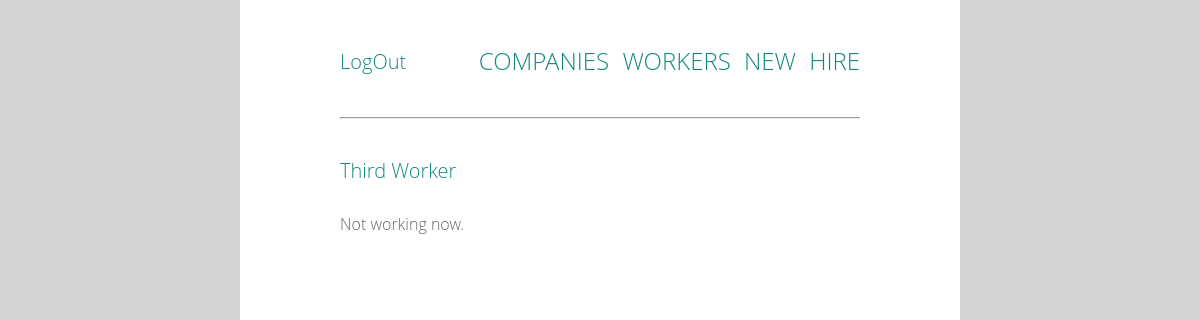
Page /workers/3/ (signed in) on the earlier database version.
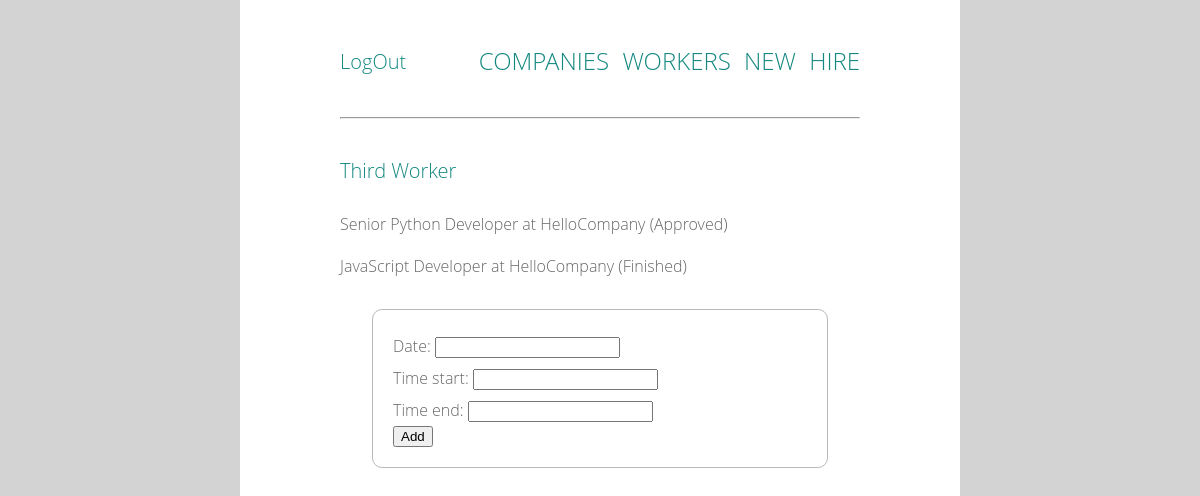
Same page on the later database version.
### work/models.py (models this page shows, shortened)
class WorkPlace(models.Model):
    manager = models.ForeignKey(
        Manager, related_name='workplaces', on_delete=models.CASCADE)
    STATUS_CHOICES = (
        (NEW, 'New'),
        (APPROVED, 'Approved'),
        (CANCELLED, 'Cancelled'),
        (FINISHED, 'Finished'),
    )
    status = models.IntegerField(choices=STATUS_CHOICES, default=NEW)
    work = models.ForeignKey(
        Work, related_name='workplaces', on_delete=models.CASCADE)
    worker = models.ForeignKey(
        Worker, related_name='workplaces', on_delete=models.CASCADE)
    week_limit = models.IntegerField(default=40)
    class Meta:
        unique_together = ['work', 'worker']
        ordering = ['status', '-id']
        permissions = (
            ('can_hire', 'Can hire workers'),
        )

class Work(models.Model):
    company = models.ForeignKey(
        Company, related_name='works', on_delete=models.CASCADE)
    name = models.CharField(max_length=50)
    created_date = models.DateTimeField(default=timezone.now)
    class Meta:
        unique_together = ['company', 'name']
        permissions = (
            ('can_create_work', 'Can create new work'),
        )

class Company(models.Model):
    name = models.CharField(max_length=50)

### work/views.py (the view)
class WorkerDetail(LoginRequiredMixin, DetailView):
    model = Worker
    def get_context_data(self, **kwargs):
        context = super().get_context_data(**kwargs)
        context['workplaces'] = self.get_object().workplaces.all()
        context['form'] = CreateWorkTimeForm()
        if APPROVED in self.get_object().workplaces.values_list(
                                        'status', flat=True):
            context['working_now'] = True
        return context

### work/forms.py (shortened to what this page needs)
class CreateWorkTimeForm(forms.ModelForm):
    class Meta:
        model = WorkTime
        fields = ('date', 'time_start', 'time_end')

### work/templates/work/worker_detail.html (shortened to what this page needs)
{% extends 'work/base.html' %}
{% block content %}
    <h1 class='company'>{{ worker.first_name }} {{ worker.last_name }}</h1>
    {% if workplaces %}
        <ul>
        {% for wp in workplaces %}
            <div class='work'>
            {% if wp.status != 2 %}
                <li>{{ wp.work.name }} at {{ wp.work.company.name }} ({{ wp.get_status_display }})
                </li>
            {% endif %}
            </div>
        {% endfor %}
        </ul>
    {% endif %}
    {% if working_now %}
        <form action="{% url 'work:create_worktime' worker.id %}" method="post" class='adding_form'>
            {{ form.as_p }}
            <input type="submit" value="Add" />
        </form>
    {% else %}
        <p class='work'>Not working now.</p>
    {% endif %}
{% endblock %}

Differences in the rows shown:
added WorkPlace: work.name "Senior Python Developer", work.company.name "HelloCompany", status "Approved"
added WorkPlace: work.name "JavaScript Developer", work.company.name "HelloCompany", status "Finished"
Other differences:
form field value: (not shown) → "Add"
text no longer shown: "Not working now."
text now shown: "Date: Time start: Time end:"
